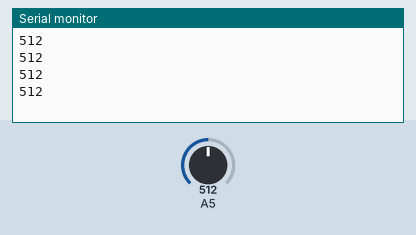
This sketch was run on a simulated Arduino Uno, built with avr-gcc and run on an emulated ATmega328P. Shown: the last lines printed to the serial monitor. The test bench sets the inputs (shaded band); at power-on: A5 = 512.

Above: at 1.2 s.
1.3 s: A5 set to 716
At 1.71 s:
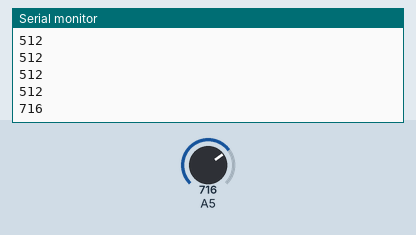
2.8 s: A5 set to 900
At 2.91 s:
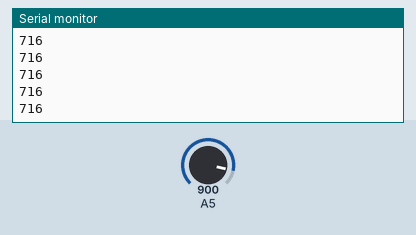
Timing chart, 0 to 5.8 s (numbered marks = the images above; inputs shaded):
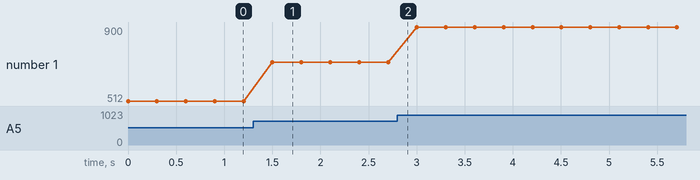

The sketch:

sketch_jul14a.ino
```cpp
void setup() {
  // put your setup code here, to run once:
  Serial.begin(38400);
}

void loop() {
  // put your main code here, to run repeatedly:
  Serial.println(analogRead(5));
  delay(300);
}
```

Measured:
- after the input at 1.3 s, the serial monitor: prints a new line after 0.20 s (image 1)
- plotted number 1: 512 → 716 after the input at 1.3 s, 716 → 900 after the input at 2.8 s
